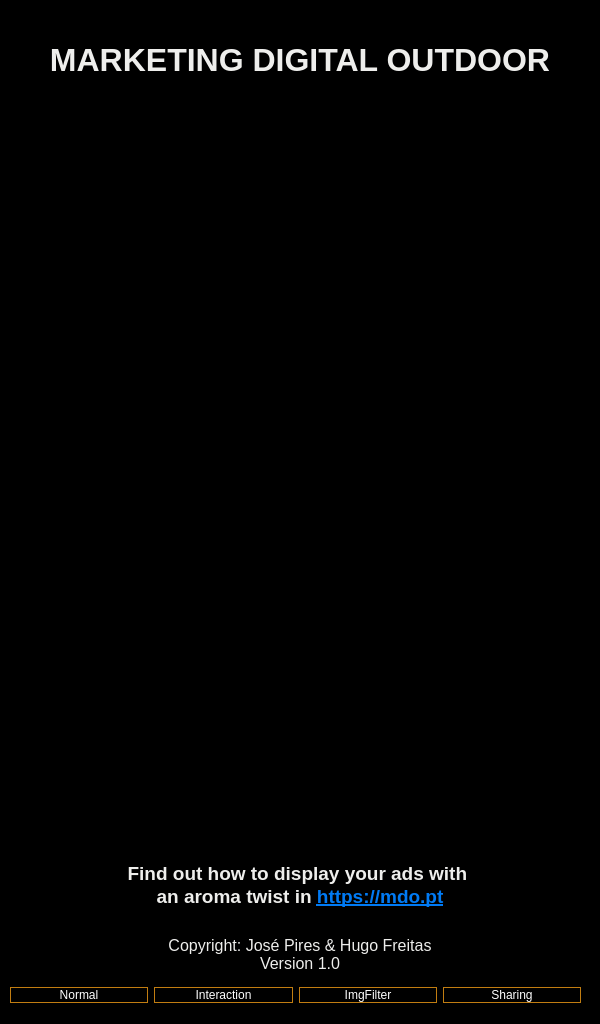
<?xml version="1.0" encoding="UTF-8"?>
<ui version="4.0">
 <class>MainWindow</class>
 <widget class="QMainWindow" name="MainWindow">
  <property name="geometry">
   <rect>
    <x>0</x>
    <y>0</y>
    <width>600</width>
    <height>1024</height>
   </rect>
  </property>
  <property name="windowTitle">
   <string>MainWindow</string>
  </property>
  <widget class="QWidget" name="centralwidget">
   <widget class="QStackedWidget" name="stackedWidget">
    <property name="geometry">
     <rect>
      <x>0</x>
      <y>0</y>
      <width>600</width>
      <height>1024</height>
     </rect>
    </property>
    <property name="styleSheet">
     <string notr="true">background-color: rgb(0, 0, 0);</string>
    </property>
    <widget class="QWidget" name="page">
     <widget class="QLabel" name="label">
      <property name="geometry">
       <rect>
        <x>20</x>
        <y>30</y>
        <width>560</width>
        <height>60</height>
       </rect>
      </property>
      <property name="font">
       <font>
        <pointsize>24</pointsize>
        <bold>true</bold>
        <underline>false</underline>
       </font>
      </property>
      <property name="styleSheet">
       <string notr="true">color: rgb(238, 238, 236);</string>
      </property>
      <property name="text">
       <string>MARKETING DIGITAL OUTDOOR</string>
      </property>
      <property name="alignment">
       <set>Qt::AlignCenter</set>
      </property>
     </widget>
     <widget class="QLabel" name="label_2">
      <property name="geometry">
       <rect>
        <x>20</x>
        <y>860</y>
        <width>560</width>
        <height>50</height>
       </rect>
      </property>
      <property name="font">
       <font>
        <pointsize>14</pointsize>
        <bold>true</bold>
        <underline>false</underline>
       </font>
      </property>
      <property name="styleSheet">
       <string notr="true">color: rgb(238, 238, 236);</string>
      </property>
      <property name="text">
       <string>&lt;!DOCTYPE HTML PUBLIC &quot;-//W3C//DTD HTML 4.0//EN&quot; &quot;http://www.w3.org/TR/REC-html40/strict.dtd&quot;&gt;
&lt;html&gt;&lt;head&gt;&lt;meta name=&quot;qrichtext&quot; content=&quot;1&quot; /&gt;&lt;style type=&quot;text/css&quot;&gt;
p, li { white-space: pre-wrap; }
&lt;/style&gt;&lt;/head&gt;&lt;body style=&quot; font-family:'Ubuntu'; font-size:14pt; font-weight:600; font-style:normal;&quot;&gt;
&lt;p style=&quot; margin-top:12px; margin-bottom:0px; margin-left:0px; margin-right:0px; -qt-block-indent:0; text-indent:0px;&quot;&gt;Find out how to display your ads with &lt;/p&gt;
&lt;p style=&quot; margin-top:0px; margin-bottom:0px; margin-left:0px; margin-right:0px; -qt-block-indent:0; text-indent:0px;&quot;&gt;an aroma twist in &lt;a href=&quot;https://mdo.pt&quot;&gt;&lt;span style=&quot; text-decoration: underline; color:#007af4;&quot;&gt;https://mdo.pt&lt;/span&gt;&lt;/a&gt;&lt;/p&gt;&lt;/body&gt;&lt;/html&gt;</string>
      </property>
      <property name="alignment">
       <set>Qt::AlignCenter</set>
      </property>
     </widget>
     <widget class="QLabel" name="label_3">
      <property name="geometry">
       <rect>
        <x>20</x>
        <y>929</y>
        <width>560</width>
        <height>50</height>
       </rect>
      </property>
      <property name="font">
       <font>
        <pointsize>12</pointsize>
        <bold>false</bold>
        <underline>false</underline>
       </font>
      </property>
      <property name="styleSheet">
       <string notr="true">color: rgb(238, 238, 236);</string>
      </property>
      <property name="text">
       <string>Copyright: José Pires &amp; Hugo Freitas
Version 1.0</string>
      </property>
      <property name="alignment">
       <set>Qt::AlignCenter</set>
      </property>
     </widget>
     <widget class="QLabel" name="label_4">
      <property name="geometry">
       <rect>
        <x>20</x>
        <y>120</y>
        <width>560</width>
        <height>700</height>
       </rect>
      </property>
      <property name="font">
       <font>
        <pointsize>12</pointsize>
        <bold>false</bold>
        <underline>false</underline>
       </font>
      </property>
      <property name="styleSheet">
       <string notr="true">color: rgb(238, 238, 236);
background-image: url(:/resources/img/welcome.png);</string>
      </property>
      <property name="text">
       <string/>
      </property>
      <property name="alignment">
       <set>Qt::AlignCenter</set>
      </property>
     </widget>
     <widget class="QWidget" name="horizontalLayoutWidget">
      <property name="geometry">
       <rect>
        <x>10</x>
        <y>980</y>
        <width>571</width>
        <height>31</height>
       </rect>
      </property>
      <layout class="QHBoxLayout" name="horizontalLayout">
       <item>
        <widget class="QPushButton" name="pushButton">
         <property name="toolTip">
          <string>Dummy button to navigate to Normal mode view</string>
         </property>
         <property name="styleSheet">
          <string notr="true">color: rgb(255, 255, 255);
border: 1px solid rgb(193, 125, 17)
/*border-color: rgb(193, 125, 17);
border-radius: 5px
*/</string>
         </property>
         <property name="text">
          <string>Normal</string>
         </property>
        </widget>
       </item>
       <item>
        <widget class="QPushButton" name="pushButton_2">
         <property name="toolTip">
          <string>Dummy button to navigate to Interaction mode view</string>
         </property>
         <property name="styleSheet">
          <string notr="true">color: rgb(255, 255, 255);
border: 1px solid rgb(193, 125, 17)
/*border-color: rgb(193, 125, 17);
border-radius: 5px
*/</string>
         </property>
         <property name="text">
          <string>Interaction</string>
         </property>
        </widget>
       </item>
       <item>
        <widget class="QPushButton" name="pushButton_3">
         <property name="toolTip">
          <string>Dummy button to navigate to ImgFilter mode view</string>
         </property>
         <property name="styleSheet">
          <string notr="true">color: rgb(255, 255, 255);
border: 1px solid rgb(193, 125, 17)
/*border-color: rgb(193, 125, 17);
border-radius: 5px
*/</string>
         </property>
         <property name="text">
          <string>ImgFilter</string>
         </property>
        </widget>
       </item>
       <item>
        <widget class="QPushButton" name="pushButton_4">
         <property name="toolTip">
          <string>Dummy button to navigate to Sharing mode view</string>
         </property>
         <property name="styleSheet">
          <string notr="true">color: rgb(255, 255, 255);
border: 1px solid rgb(193, 125, 17)
/*border-color: rgb(193, 125, 17);
border-radius: 5px
*/</string>
         </property>
         <property name="text">
          <string>Sharing</string>
         </property>
        </widget>
       </item>
      </layout>
     </widget>
    </widget>
   </widget>
  </widget>
 </widget>
 <resources/>
 <connections/>
</ui>
